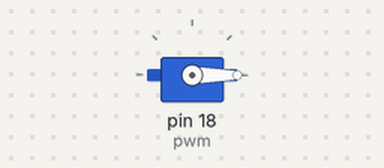
A program run on a simulated Raspberry Pi (header pin numbers). Shown: servo. Servo angles are drawn from the pulse width (0.5 ms = 0°, 2.5 ms = 180°).

Above: at 0.1 s.
At 90.1 s:
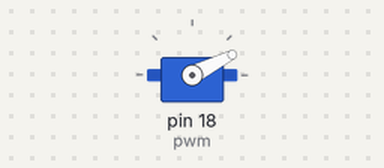
Timing chart, 0 to 91.6 s (numbered marks = the images above):
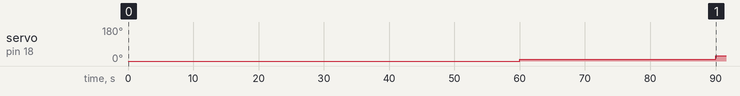

The program:

fan_speed_control.py
```python
# Control Motor speed using PWM module driven by servo motor

import RPi.GPIO as GPIO
import time

GPIO.setmode(GPIO.BOARD)
GPIO.setup(18, GPIO.OUT)
global pwm
pwm = GPIO.PWM(18, 50)  # 50 Hz frequency

def set_angle(angle):
	duty_cycle = int((angle-0)/180 * (12-2) + 2) # (2 to 12 PWM) = 0 to 180 degrees
	pwm.ChangeDutyCycle(duty_cycle)

load_sequence = [0,12,24,36,48,60,72,84,96,108,120,132,132,120,108,96,84,72,60,48,36,24,12,0,0,12,24,36,48,60,72,84,96,108,120,132,132,120,108,96,84,72,60,48,36,24,12,0,24,36,48,60,72,84,96,108,120,132,144,156,156,144,132,120,108,96,84,72,60,48,36,24,0,12,24,36,48,60,72,84,96,108,120,132,132,120,108,96,84,72,60,48,36,24,12,0,0,12,24,36,48,60,72,84,96,108,120,132,132,120,108,96,84,72,60,48,36,24,12,0,24,36,48,60,72,84,96,108,120,132,144,156,156,144,132,120,108,96,84,72,60,48,36,24,0,12,24,36,48,60,72,84,96,108,120,132,132,120,108,96,84,72,60,48,36,24,12,0,24,36,48,60,72,84,96,108,120,132,144,156,156,144,132,120,108,96,84,72,60,48,36,24,24,36,48,60,72,84,96,108,120,132,144,156,156,144,132,120,108,96,84,72,60,48,36,24,48,60,72,84,96,108,120,132,144,156,168,180,180,168,156,156,144,132,120,108,96,84,72,60,48]

pwm.start(0)

for i in load_sequence:
	set_angle(i)
	time.sleep(30) # 30 seconds delay = 2hrs, 5 sec = 1440 readings

pwm.stop()
GPIO.cleanup()
```

Measured:
- by itself, servo on pin 18 (pwm): 0° → 9° at 60.0 s, → 27° 30.0 s later
